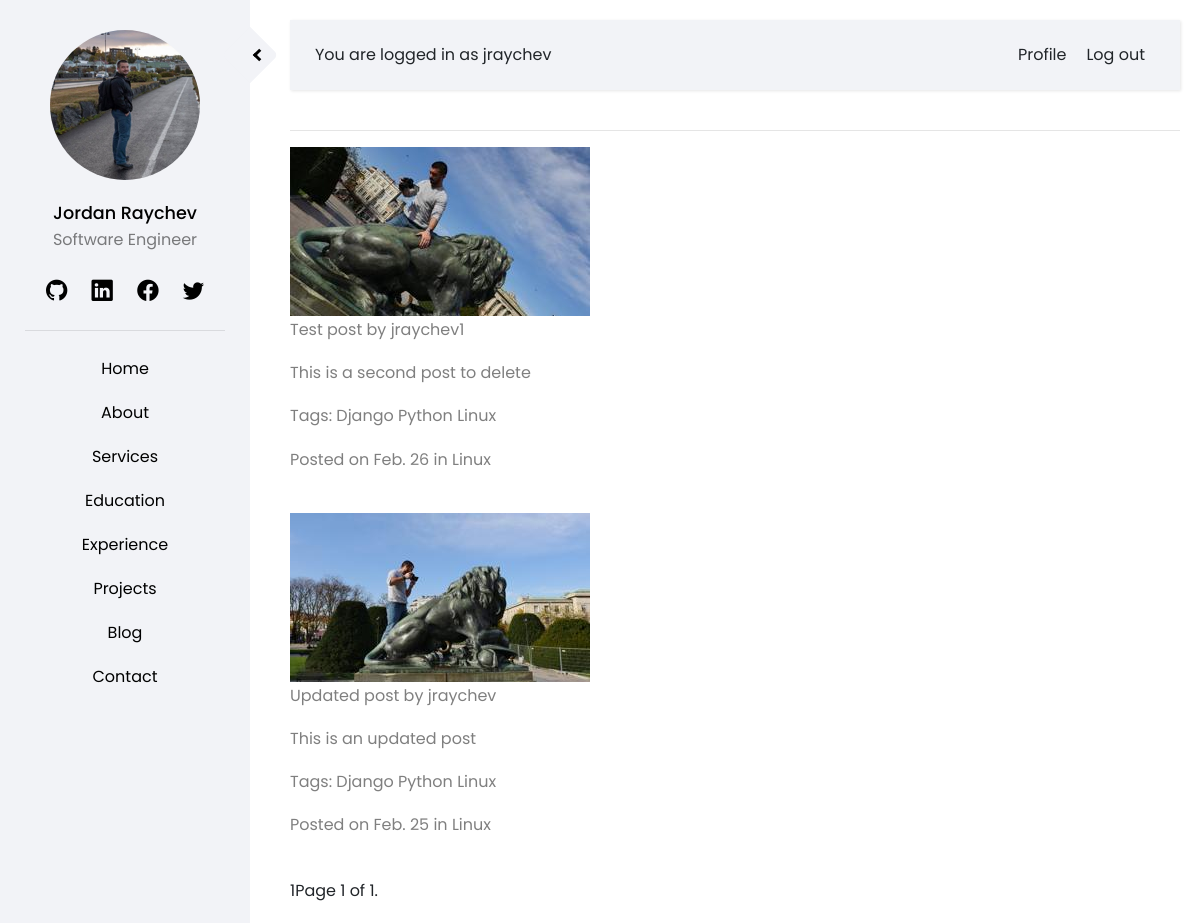
The page /posts/ (signed in) on the database its author committed.
### accounts/models.py (models this page shows, shortened)
class CustomUser(AbstractUser):
    department = models.CharField(max_length=50)
    profession = models.CharField(max_length=50)
    about = models.TextField(default='', max_length=1000)
    slug = models.SlugField(max_length=50)
    profile_image = models.ImageField(default='profile_default.jpg', upload_to='profile_images')
    def __str__(self):
        return self.username

class UserSocial(models.Model):
    user = models.ForeignKey(CustomUser, default=1, on_delete=models.DO_NOTHING)
    social_name = models.CharField(max_length=50)
    social_class = models.CharField(max_length=50)
    social_url = models.CharField(max_length=100)

### staticpages/models.py (models this page shows, shortened)
class Menu(models.Model):
    menu_name = models.CharField(max_length=50)
    @property
    def menu_slug(self):
        return self.menu_name.lower()

### posts/models.py (models this page shows, shortened)
class Post(models.Model):
    title = models.CharField(max_length=100)
    content = models.TextField()
    header_image = models.ImageField(default='profile_default.jpg', upload_to='post_images')
    date_posted = models.DateTimeField(default=timezone.now)
    author = models.ForeignKey(CustomUser, on_delete=models.CASCADE, default=1)
    author_bio = models.CharField(max_length=200, default='default-bio')
    tags = models.ManyToManyField(Tag)
    category = models.ForeignKey(Category, on_delete=models.DO_NOTHING)
    status = models.IntegerField(choices=STATUS, default=0)
    @property
    def time_created_before(self):
        time_diff = timezone.now() - self.date_posted
        seconds = floor(time_diff.total_seconds())
        time_since_creation = 0
        if seconds < 3600:
            time_since_creation = str(seconds//60) + ' mins ago'
        elif seconds > 3600 and seconds < 86400:
            time_since_creation = str(seconds//3600) + ' hours ago'
        elif seconds > 8600 and seconds < 432000:
            time_since_creation = str(seconds//86000) + ' days ago'
        else:
            posted_on = str(self.date_posted.strftime('%b. %d'))
            time_since_creation = 'on ' + posted_on
        return time_since_creation
    class Meta:
        ordering = ['-date_posted']

class Tag(models.Model):
    name = models.CharField(max_length=20, unique=True)
    def __str__(self):
        return str(self.name)

class Category(models.Model):
    name = models.CharField(max_length=20, unique=True)
    def __str__(self):
        return str(self.name)

### posts/views.py (the view)
# urls.py: path('', PostsView.as_view(), name='all-posts'),
class PostsView(LoginRequiredMixin, ListView):
    paginate_by = _PAGINATE_BY
    queryset = Post.objects.filter(status=0) # Return only post with status publish
    context_object_name = 'all_posts'
    template_name = 'posts/all_posts.html'
    login_url = reverse_lazy('login')

### home/templatetags/sidebar_items.py (called while the page is built)
@register.inclusion_tag('home/menu.html', takes_context=True)
def get_menu(context):
    request = context['request']
    menu = Menu.objects.all()
    return {'menu' : menu, 'request': request}

@register.inclusion_tag('home/user_social.html')
def get_social(user):
    user_social = UserSocial.objects.filter(user=user)
    return { 'user_social' : user_social }

@register.inclusion_tag('home/user_meta.html', takes_context=True)
def get_user_meta(context, id):
    request = context['request']
    user_data = CustomUser.objects.filter(id=id)
    return { 'user_data' : user_data, 'request': request }

### templates/posts/all_posts.html (shortened to what this page needs)
{% extends 'home/base.html' %}
{% block content %}
    {% for post in all_posts %}
    <img src="{{ post.header_image.url }}">
        <p> {{ post.title }} by {{ post.author }} </p>
        <p><a href = "{% url 'post-detail' post.id %}"> {{ post.content }} </a></p>
        <p> Tags:
            {% for tag in post.tags.all %}
                <a href = " {% url 'tag-view-cbv' tag.name %}"> {{ tag }}</a>
        {% endfor %}
        </p>
        <p>Posted {{ post.time_created_before }} in
            <a href = " {% url 'cat-view-cbv' post.category %} "> {{ post.category }}  </a>
        </p>
    {% endfor %}
    <div class="pagination">
        <span class="step-links">
            {% for num in page_obj.paginator.page_range %}
                {% if page_obj.number == num %}
                    <a href = "?page={{num}}"> {{ num }} </a>
                {% elif num > page_obj.number|add:'-2' and num < page_obj.number|add:'2' %}
                    <a href = "?page={{num}}"> {{ num }} </a>
                {% endif %}
            {% endfor %}
        </span>
        <span class="current">
            Page {{ page_obj.number }} of {{ page_obj.paginator.num_pages }}.
        </span>
    </div>
{% endblock %}

### templates/home/base.html (shortened to what this page needs)
{% load static %}
<!DOCTYPE html>
<html>
    <head>
        <link rel="stylesheet" href="https://stackpath.bootstrapcdn.com/font-awesome/4.7.0/css/font-awesome.min.css">
        <link rel="stylesheet" href="https://stackpath.bootstrapcdn.com/bootstrap/4.4.1/css/bootstrap.min.css">
        <link rel="stylesheet" href="https://cdn.jsdelivr.net/npm/bootstrap-icons@1.4.0/font/bootstrap-icons.css">
        <link rel="stylesheet" href="{% static 'css/style.css' %}">
        <link rel="stylesheet" href="https://cdnjs.cloudflare.com/ajax/libs/font-awesome/5.15.2/css/all.min.css" />
    </head>
    <body>
        <div class="wrapper">
            {% include "home/navbar.html" %}
            <div id="sidebarCollapse">
                <i class="arrow left"></i>
            </div>
            <div id="content">
                <nav class="navbar navbar-expand-lg">
                    <div class="container-fluid">
                        {% if user.is_authenticated %}
                            <span id = "loggedin">You are logged in as {{ user.username }} </span>
                        {% else %}
                            <span id = "loggedin">Aloha dear stranger</span>
                        {% endif %}
                        <div class="collapse navbar-collapse" id="navbarSupportedContent">
                            <ul class="nav navbar-nav ml-auto main-navbar">
                                {% if user.is_authenticated %}
                                <li><a href="{% url 'profile' %}">Profile</a></li>
                                <li><a href="{% url 'logout' %}">Log out</a></li>
                                {% endif %}
                            </ul>
                        </div>
                    </div>
                </nav>
                <hr>
                {% block content %}
                {% endblock %}
            </div>
        </div>
    </body>
</html>

### templates/home/user_meta.html
<img class="rounded-circle profile-img" src="{{ user_data.0.profile_image.url }}">
<a class="name" href = "{% url 'home' %}"> {{ user_data.0.first_name }} {{ user_data.0.last_name }} </a>
<p class="profession"> {{ user_data.0.profession }} </p>

### templates/home/user_social.html
{% for social in user_social %}
    <li><a target="_blank" href="{{ social.social_url }}"> <i class="{{ social.social_class }}"></i> </a></li>
{% endfor %}

### templates/home/menu.html
{% for item in menu %}
    {% url item.menu_slug as active_menu_item %}
    <li><a class = "{% if request.path == active_menu_item %} active {% endif %}" href="{% url item.menu_slug %}"> {{ item.menu_name}} </a></li>
{% endfor %}

### static/css/style.css (style rules this page uses)
:root { --main-color: rgb(242, 243, 247); --main-color-darker: rgb(230, 230, 230); --red-color: #ec5453; --green-color: #2fa499; --blue-color: #2c98f0; --darker-blue-color: #4054b2; --white-color: #ffffff; --yellow-color: #f9bf3f; --purple-color: #a84cb8; --border-color: rgba(0, 0, 0, 0.1); --black-color: rgba(0,0,0); --p-color: rgba(0, 0, 0, 0.5); --box-shadow: rgba(0, 0, 0, 0.2); --black-075: rgba(0, 0, 0, 0.75); }
body { font-family: 'Poppins', sans-serif; background: var(--white-color); }
p { font-family: 'Poppins', sans-serif; font-size: 1em; font-weight: 400; line-height: 1.7em; color: var(--p-color); }
a, a:hover, a:focus { color: inherit; text-decoration: none; transition: all 0.3s; }
.navbar { padding: 15px 10px; background-color: var(--main-color); border: none; border-radius: 0; margin-bottom: 40px; box-shadow: 1px 1px 3px var(--border-color); height: 70px; }
.wrapper { display: flex; width: 100%; align-items: stretch; }
ul.social-sidebar li { display: inline-block; }
#loggedin { padding-left: 0px; }
#sidebar ul li a, .main-navbar li a { position: relative; display: inline-block; padding: 10px; }
#sidebar ul li a:after, .main-navbar li a:after { content: ''; position: absolute; width: 100%; transform: scaleX(0); height: 2px; bottom: 0; left: 0; background-color: var(--blue-color); transform-origin: bottom center; transition: transform 0.25s ease-out; }
.profile-img { width: 150px; height: 150px; margin-bottom: 20px; }
.name { font-size: 1.1em; font-weight: 500; }
#sidebarCollapse { min-width: 40px; height: 40px; background-color: var(--main-color); position: relative; transform: rotate(-45deg); margin-left: -20px; margin-top: 35px; border-bottom-right-radius: 5px; border-top-left-radius: 5px; }
.arrow { border: solid var(--black-color); border-width: 0 3px 3px 0; display: inline-block; padding: 3px; position: absolute; bottom: 9px; right: 9px; }
.left { transform: rotate(180deg); -webkit-transform: rotate(180deg); }
#content { width: 100%; padding: 20px; min-height: 100vh; transition: all 0.3s; }

### rows shown on the page
CustomUser: profile_image (picture), first_name "Jordan", last_name "Raychev", profession "Software Engineer", username "jraychev"
Menu: menu_name "Home"
Menu: menu_name "About"
Menu: menu_name "Services"
Menu: menu_name "Education"
Menu: menu_name "Experience"
Menu: menu_name "Projects"
Menu: menu_name "Blog"
Menu: menu_name "Contact"
Post: header_image (picture), title "Test post", author "jraychev1", content "This is a second post to delete", time_created_before "on Feb. 26", category "Linux"
Tag: name "Django"
Tag: name "Python"
Tag: name "Linux"
Post: header_image (picture), title "Updated post", author "jraychev", content "This is an updated post", time_created_before "on Feb. 25", category "Linux"

### other values the page prints
{{ num }} "1"
{{ page_obj.number }} "1"
{{ page_obj.paginator.num_pages }} "1"
